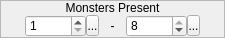
           <widget class="QWidget" name="wMonstersPresent">
            <property name="minimumSize">
             <size>
              <width>225</width>
              <height>38</height>
             </size>
            </property>
            <property name="maximumSize">
             <size>
              <width>225</width>
              <height>38</height>
             </size>
            </property>
            <layout class="QVBoxLayout" name="verticalLayout_13">
             <property name="spacing">
              <number>3</number>
             </property>
             <property name="margin">
              <number>0</number>
             </property>
             <item>
              <widget class="QFrame" name="frame_7">
               <property name="frameShape">
                <enum>QFrame::StyledPanel</enum>
               </property>
               <property name="frameShadow">
                <enum>QFrame::Raised</enum>
               </property>
               <layout class="QVBoxLayout" name="verticalLayout_21">
                <property name="spacing">
                 <number>0</number>
                </property>
                <property name="margin">
                 <number>0</number>
                </property>
                <item>
                 <widget class="QLabel" name="label_6">
                  <property name="sizePolicy">
                   <sizepolicy hsizetype="Preferred" vsizetype="Fixed">
                    <horstretch>0</horstretch>
                    <verstretch>0</verstretch>
                   </sizepolicy>
                  </property>
                  <property name="text">
                   <string>Monsters Present</string>
                  </property>
                  <property name="alignment">
                   <set>Qt::AlignCenter</set>
                  </property>
                 </widget>
                </item>
                <item>
                 <widget class="QWidget" name="widget_11" native="true">
                  <layout class="QHBoxLayout" name="horizontalLayout_5">
                   <property name="spacing">
                    <number>0</number>
                   </property>
                   <property name="leftMargin">
                    <number>24</number>
                   </property>
                   <property name="topMargin">
                    <number>0</number>
                   </property>
                   <property name="rightMargin">
                    <number>24</number>
                   </property>
                   <property name="bottomMargin">
                    <number>0</number>
                   </property>
                   <item>
                    <widget class="QSpinBox" name="sbMinMonsters">
                     <property name="sizePolicy">
                      <sizepolicy hsizetype="Fixed" vsizetype="Fixed">
                       <horstretch>0</horstretch>
                       <verstretch>0</verstretch>
                      </sizepolicy>
                     </property>
                     <property name="minimumSize">
                      <size>
                       <width>61</width>
                       <height>0</height>
                      </size>
                     </property>
                     <property name="maximumSize">
                      <size>
                       <width>61</width>
                       <height>16777215</height>
                      </size>
                     </property>
                     <property name="minimum">
                      <number>1</number>
                     </property>
                     <property name="maximum">
                      <number>8</number>
                     </property>
                    </widget>
                   </item>
                   <item>
                    <widget class="SpinBoxSideButton" name="bMinMonstersSideButton">
                     <property name="minimumSize">
                      <size>
                       <width>13</width>
                       <height>21</height>
                      </size>
                     </property>
                     <property name="maximumSize">
                      <size>
                       <width>13</width>
                       <height>21</height>
                      </size>
                     </property>
                     <property name="text">
                      <string>...</string>
                     </property>
                     <property name="icon">
                      <iconset resource="gui_icons.qrc">
                       <normaloff>:/icons/spinBoxSideButton.png</normaloff>:/icons/spinBoxSideButton.png</iconset>
                     </property>
                    </widget>
                   </item>
                   <item>
                    <widget class="QLabel" name="label_14">
                     <property name="text">
                      <string>-</string>
                     </property>
                     <property name="alignment">
                      <set>Qt::AlignCenter</set>
                     </property>
                    </widget>
                   </item>
                   <item>
                    <widget class="QSpinBox" name="sbMaxMonsters">
                     <property name="sizePolicy">
                      <sizepolicy hsizetype="Fixed" vsizetype="Fixed">
                       <horstretch>0</horstretch>
                       <verstretch>0</verstretch>
                      </sizepolicy>
                     </property>
                     <property name="minimumSize">
                      <size>
                       <width>61</width>
                       <height>0</height>
                      </size>
                     </property>
                     <property name="maximumSize">
                      <size>
                       <width>61</width>
                       <height>16777215</height>
                      </size>
                     </property>
                     <property name="minimum">
                      <number>1</number>
                     </property>
                     <property name="maximum">
                      <number>8</number>
                     </property>
                     <property name="value">
                      <number>8</number>
                     </property>
                    </widget>
                   </item>
                   <item>
                    <widget class="SpinBoxSideButton" name="bMaxMonstersSideButton">
                     <property name="minimumSize">
                      <size>
                       <width>13</width>
                       <height>21</height>
                      </size>
                     </property>
                     <property name="maximumSize">
                      <size>
                       <width>13</width>
                       <height>21</height>
                      </size>
                     </property>
                     <property name="text">
                      <string>...</string>
                     </property>
                     <property name="icon">
                      <iconset resource="gui_icons.qrc">
                       <normaloff>:/icons/spinBoxSideButton.png</normaloff>:/icons/spinBoxSideButton.png</iconset>
                     </property>
                    </widget>
                   </item>
                  </layout>
                 </widget>
                </item>
               </layout>
              </widget>
             </item>
            </layout>
           </widget>
